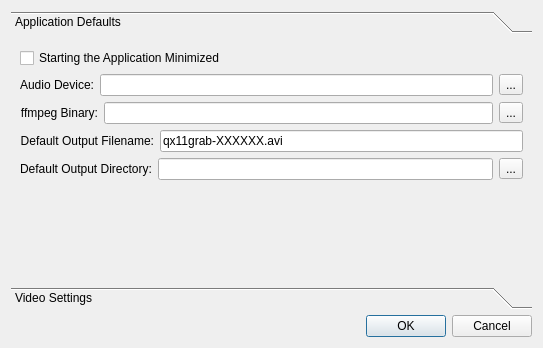
<?xml version="1.0" encoding="UTF-8"?>
<ui version="4.0">
 <class>SettingsDialogMain</class>
 <widget class="QDialog" name="SettingsDialogMain">
  <property name="geometry">
   <rect>
    <x>0</x>
    <y>0</y>
    <width>543</width>
    <height>348</height>
   </rect>
  </property>
  <property name="windowTitle">
   <string>Dialog</string>
  </property>
  <layout class="QVBoxLayout" name="verticalLayout">
   <item>
    <widget class="QToolBox" name="toolBox">
     <property name="currentIndex">
      <number>0</number>
     </property>
     <widget class="QWidget" name="page1">
      <property name="geometry">
       <rect>
        <x>0</x>
        <y>0</y>
        <width>525</width>
        <height>227</height>
       </rect>
      </property>
      <attribute name="label">
       <string>Application Defaults</string>
      </attribute>
      <layout class="QVBoxLayout" name="verticalLayout_2">
       <item>
        <widget class="QCheckBox" name="startMinimized">
         <property name="text">
          <string>Starting the Application Minimized</string>
         </property>
        </widget>
       </item>
       <item>
        <layout class="QHBoxLayout" name="horizontalLayout">
         <item>
          <widget class="QLabel" name="txt_audiodev">
           <property name="text">
            <string>Audio Device:</string>
           </property>
           <property name="alignment">
            <set>Qt::AlignRight|Qt::AlignTrailing|Qt::AlignVCenter</set>
           </property>
          </widget>
         </item>
         <item>
          <widget class="QLineEdit" name="audio_device"/>
         </item>
         <item>
          <widget class="QToolButton" name="setAudioBtn">
           <property name="text">
            <string>...</string>
           </property>
          </widget>
         </item>
        </layout>
       </item>
       <item>
        <layout class="QHBoxLayout" name="horizontalLayout_3">
         <item>
          <widget class="QLabel" name="txt_ffbinary">
           <property name="text">
            <string>ffmpeg Binary:</string>
           </property>
           <property name="alignment">
            <set>Qt::AlignRight|Qt::AlignTrailing|Qt::AlignVCenter</set>
           </property>
          </widget>
         </item>
         <item>
          <widget class="QLineEdit" name="ffmpeg_binary"/>
         </item>
         <item>
          <widget class="QToolButton" name="setffmpegBtn">
           <property name="text">
            <string>...</string>
           </property>
          </widget>
         </item>
        </layout>
       </item>
       <item>
        <layout class="QHBoxLayout" name="horizontalLayout_4">
         <item>
          <widget class="QLabel" name="txt_outfile">
           <property name="text">
            <string>Default Output Filename:</string>
           </property>
           <property name="alignment">
            <set>Qt::AlignRight|Qt::AlignTrailing|Qt::AlignVCenter</set>
           </property>
          </widget>
         </item>
         <item>
          <widget class="QLineEdit" name="outputName">
           <property name="text">
            <string>qx11grab-XXXXXX.avi</string>
           </property>
          </widget>
         </item>
        </layout>
       </item>
       <item>
        <layout class="QHBoxLayout" name="horizontalLayout_5">
         <item>
          <widget class="QLabel" name="txt_outdir">
           <property name="text">
            <string>Default Output Directory:</string>
           </property>
          </widget>
         </item>
         <item>
          <widget class="QLineEdit" name="output_directory"/>
         </item>
         <item>
          <widget class="QToolButton" name="setOutputBtn">
           <property name="text">
            <string>...</string>
           </property>
          </widget>
         </item>
        </layout>
       </item>
       <item>
        <spacer name="verticalSpacer">
         <property name="orientation">
          <enum>Qt::Vertical</enum>
         </property>
         <property name="sizeHint" stdset="0">
          <size>
           <width>20</width>
           <height>40</height>
          </size>
         </property>
        </spacer>
       </item>
      </layout>
     </widget>
     <widget class="QWidget" name="page2">
      <property name="geometry">
       <rect>
        <x>0</x>
        <y>0</y>
        <width>525</width>
        <height>227</height>
       </rect>
      </property>
      <attribute name="label">
       <string>Video Settings</string>
      </attribute>
      <layout class="QVBoxLayout" name="verticalLayout_3">
       <item>
        <widget class="QScrollArea" name="scrollArea">
         <property name="widgetResizable">
          <bool>true</bool>
         </property>
         <widget class="QWidget" name="scrollAreaWidgetContents">
          <property name="geometry">
           <rect>
            <x>0</x>
            <y>0</y>
            <width>487</width>
            <height>562</height>
           </rect>
          </property>
          <layout class="QVBoxLayout" name="verticalLayout_4">
           <property name="spacing">
            <number>2</number>
           </property>
           <property name="leftMargin">
            <number>2</number>
           </property>
           <property name="topMargin">
            <number>1</number>
           </property>
           <property name="rightMargin">
            <number>2</number>
           </property>
           <property name="bottomMargin">
            <number>1</number>
           </property>
           <item>
            <widget class="QGroupBox" name="groupBox">
             <property name="title">
              <string>Recording Options</string>
             </property>
             <property name="flat">
              <bool>true</bool>
             </property>
             <layout class="QGridLayout" name="gridLayout_2">
              <item row="0" column="0" colspan="3">
               <widget class="QTableWidget" name="encodingOptions">
                <property name="sizePolicy">
                 <sizepolicy hsizetype="Preferred" vsizetype="Expanding">
                  <horstretch>0</horstretch>
                  <verstretch>0</verstretch>
                 </sizepolicy>
                </property>
                <property name="minimumSize">
                 <size>
                  <width>0</width>
                  <height>250</height>
                 </size>
                </property>
                <property name="editTriggers">
                 <set>QAbstractItemView::DoubleClicked|QAbstractItemView::EditKeyPressed</set>
                </property>
                <property name="tabKeyNavigation">
                 <bool>false</bool>
                </property>
                <property name="showDropIndicator" stdset="0">
                 <bool>false</bool>
                </property>
                <property name="dragDropOverwriteMode">
                 <bool>false</bool>
                </property>
                <property name="alternatingRowColors">
                 <bool>true</bool>
                </property>
                <property name="selectionMode">
                 <enum>QAbstractItemView::SingleSelection</enum>
                </property>
                <property name="gridStyle">
                 <enum>Qt::DashLine</enum>
                </property>
                <property name="wordWrap">
                 <bool>false</bool>
                </property>
                <attribute name="horizontalHeaderStretchLastSection">
                 <bool>true</bool>
                </attribute>
                <attribute name="verticalHeaderVisible">
                 <bool>false</bool>
                </attribute>
                <attribute name="verticalHeaderVisible">
                 <bool>false</bool>
                </attribute>
                <attribute name="horizontalHeaderStretchLastSection">
                 <bool>true</bool>
                </attribute>
                <row>
                 <property name="text">
                  <string>0</string>
                 </property>
                </row>
                <row>
                 <property name="text">
                  <string>1</string>
                 </property>
                </row>
                <row>
                 <property name="text">
                  <string>2</string>
                 </property>
                </row>
                <row>
                 <property name="text">
                  <string>3</string>
                 </property>
                </row>
                <column>
                 <property name="text">
                  <string>Argument</string>
                 </property>
                </column>
                <column>
                 <property name="text">
                  <string>Value</string>
                 </property>
                </column>
                <item row="0" column="0">
                 <property name="text">
                  <string notr="true">-b</string>
                 </property>
                </item>
                <item row="0" column="1">
                 <property name="text">
                  <string notr="true">6500</string>
                 </property>
                </item>
                <item row="1" column="0">
                 <property name="text">
                  <string notr="true">-bt</string>
                 </property>
                </item>
                <item row="1" column="1">
                 <property name="text">
                  <string notr="true">256k</string>
                 </property>
                </item>
                <item row="2" column="0">
                 <property name="text">
                  <string notr="true">-r</string>
                 </property>
                </item>
                <item row="2" column="1">
                 <property name="text">
                  <string notr="true">25</string>
                 </property>
                </item>
                <item row="3" column="0">
                 <property name="text">
                  <string notr="true">-sameq</string>
                 </property>
                </item>
                <item row="3" column="1">
                 <property name="text">
                  <string notr="true"/>
                 </property>
                </item>
               </widget>
              </item>
              <item row="1" column="0">
               <spacer name="horizontalSpacer">
                <property name="orientation">
                 <enum>Qt::Horizontal</enum>
                </property>
                <property name="sizeHint" stdset="0">
                 <size>
                  <width>386</width>
                  <height>20</height>
                 </size>
                </property>
               </spacer>
              </item>
              <item row="1" column="1">
               <widget class="QToolButton" name="addRowBtn">
                <property name="text">
                 <string>...</string>
                </property>
               </widget>
              </item>
              <item row="1" column="2">
               <widget class="QToolButton" name="delRowBtn">
                <property name="text">
                 <string>...</string>
                </property>
               </widget>
              </item>
             </layout>
            </widget>
           </item>
           <item>
            <widget class="QGroupBox" name="addMetadata">
             <property name="title">
              <string>Metadata</string>
             </property>
             <property name="alignment">
              <set>Qt::AlignLeading|Qt::AlignLeft|Qt::AlignTop</set>
             </property>
             <property name="flat">
              <bool>true</bool>
             </property>
             <property name="checkable">
              <bool>true</bool>
             </property>
             <layout class="QGridLayout" name="gridLayout">
              <property name="margin">
               <number>2</number>
              </property>
              <item row="0" column="0">
               <widget class="QLabel" name="txt_title">
                <property name="text">
                 <string>Title:</string>
                </property>
                <property name="alignment">
                 <set>Qt::AlignRight|Qt::AlignTrailing|Qt::AlignVCenter</set>
                </property>
               </widget>
              </item>
              <item row="0" column="1">
               <widget class="QLineEdit" name="metadata_INAM">
                <property name="text">
                 <string>qx11grabbed</string>
                </property>
               </widget>
              </item>
              <item row="1" column="0">
               <widget class="QLabel" name="txt_artist">
                <property name="text">
                 <string>Artist:</string>
                </property>
                <property name="alignment">
                 <set>Qt::AlignRight|Qt::AlignTrailing|Qt::AlignVCenter</set>
                </property>
               </widget>
              </item>
              <item row="1" column="1">
               <widget class="QLineEdit" name="metadata_IART"/>
              </item>
              <item row="2" column="0">
               <widget class="QLabel" name="txt_copyright">
                <property name="text">
                 <string>Copyright:</string>
                </property>
                <property name="alignment">
                 <set>Qt::AlignRight|Qt::AlignTrailing|Qt::AlignVCenter</set>
                </property>
               </widget>
              </item>
              <item row="2" column="1">
               <widget class="QLineEdit" name="metadata_ICOP">
                <property name="text">
                 <string>Creative Commons</string>
                </property>
               </widget>
              </item>
              <item row="3" column="0">
               <widget class="QLabel" name="txt_createdate">
                <property name="text">
                 <string>Creation Date:</string>
                </property>
                <property name="alignment">
                 <set>Qt::AlignRight|Qt::AlignTrailing|Qt::AlignVCenter</set>
                </property>
               </widget>
              </item>
              <item row="3" column="1">
               <widget class="QDateTimeEdit" name="metadata_ICRD"/>
              </item>
              <item row="4" column="0">
               <widget class="QLabel" name="txt_subject">
                <property name="text">
                 <string>Subject:</string>
                </property>
                <property name="alignment">
                 <set>Qt::AlignRight|Qt::AlignTrailing|Qt::AlignVCenter</set>
                </property>
               </widget>
              </item>
              <item row="4" column="1">
               <widget class="QLineEdit" name="metadata_ISBJ">
                <property name="text">
                 <string/>
                </property>
               </widget>
              </item>
              <item row="5" column="0">
               <widget class="QLabel" name="txt_description">
                <property name="text">
                 <string>Description:</string>
                </property>
                <property name="alignment">
                 <set>Qt::AlignRight|Qt::AlignTrailing|Qt::AlignVCenter</set>
                </property>
               </widget>
              </item>
              <item row="5" column="1">
               <widget class="QLineEdit" name="metadata_ICMT">
                <property name="text">
                 <string>Record my X11 Windows</string>
                </property>
               </widget>
              </item>
              <item row="6" column="0">
               <widget class="QLabel" name="txt_medium">
                <property name="text">
                 <string>Medium:</string>
                </property>
                <property name="alignment">
                 <set>Qt::AlignRight|Qt::AlignTrailing|Qt::AlignVCenter</set>
                </property>
               </widget>
              </item>
              <item row="6" column="1">
               <widget class="QLineEdit" name="metadata_IMED">
                <property name="inputMask">
                 <string/>
                </property>
                <property name="text">
                 <string>qx11grab</string>
                </property>
               </widget>
              </item>
             </layout>
            </widget>
           </item>
          </layout>
         </widget>
        </widget>
       </item>
      </layout>
     </widget>
    </widget>
   </item>
   <item>
    <widget class="QDialogButtonBox" name="buttonBox">
     <property name="orientation">
      <enum>Qt::Horizontal</enum>
     </property>
     <property name="standardButtons">
      <set>QDialogButtonBox::Cancel|QDialogButtonBox::Ok</set>
     </property>
    </widget>
   </item>
  </layout>
 </widget>
 <resources/>
 <connections>
  <connection>
   <sender>buttonBox</sender>
   <signal>accepted()</signal>
   <receiver>SettingsDialogMain</receiver>
   <slot>accept()</slot>
   <hints>
    <hint type="sourcelabel">
     <x>248</x>
     <y>254</y>
    </hint>
    <hint type="destinationlabel">
     <x>157</x>
     <y>274</y>
    </hint>
   </hints>
  </connection>
  <connection>
   <sender>buttonBox</sender>
   <signal>rejected()</signal>
   <receiver>SettingsDialogMain</receiver>
   <slot>reject()</slot>
   <hints>
    <hint type="sourcelabel">
     <x>316</x>
     <y>260</y>
    </hint>
    <hint type="destinationlabel">
     <x>286</x>
     <y>274</y>
    </hint>
   </hints>
  </connection>
 </connections>
</ui>
